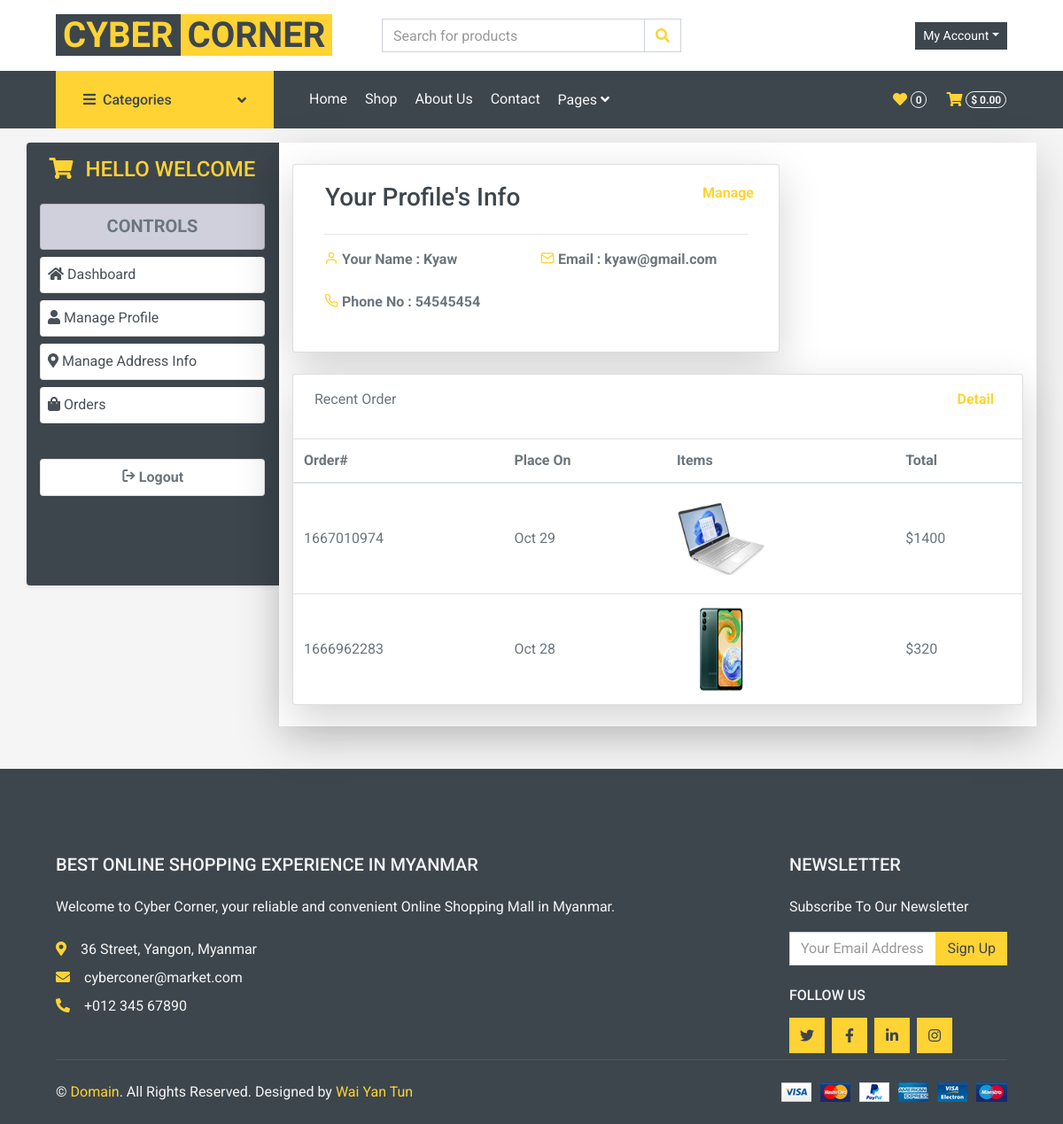
The app's page /dashboard.php (signed in) with its own data.
### tables this page shows
CREATE TABLE `payment` (
  `id` int NOT NULL AUTO_INCREMENT,
  `customer_id` int NOT NULL,
  `customer_name` tinytext NOT NULL,
  `customer_email` tinytext NOT NULL,
  `payment_date` timestamp NOT NULL DEFAULT CURRENT_TIMESTAMP,
  `txnid` tinytext NOT NULL,
  `paid_amount` int NOT NULL,
  `payment_method` tinytext NOT NULL,
  `payment_status` tinytext NOT NULL,
  `shipping_status` tinytext NOT NULL,
  `payment_id` tinytext NOT NULL,
  PRIMARY KEY (`id`)
);

### admin/inc/config.php (called while the page is built, shortened)
<?php
$url = "http://{$_SERVER['HTTP_HOST']}/F-Tech-kuro";

### admin/inc/function.php (called while the page is built, shortened)
<?php
function showTime($time,$format = 'd-m-y'){
	return date($format,strtotime($time));
}

### dashboard.php (the view, shortened to what this page needs)
<?php require "template/header.php"; ?>
<div class="container mt-3  rounded-lg">
    <div class="row">
                   <?php include "customer_profile_sidebar.php";?>
        <div class="col-xl-9 bg-white shadow-lg col-10">
            <div class="post col-xl-8 shadow-lg card rounded mt-4 mb-4">
                <div class="card-body font-weight-bold">
                    <div class="card-title row justify-content-between">
                        <div class="h3 ml-3">Your Profile's Info</div>
                        <a href="<?php echo $url; ?>/customer_profile.php" class="mr-2">Manage</a>
                    </div>
                    <hr>
                <div class="form-row">
                        <div class="form-group col-md-6">
                            <label for=""><i class="feather-user text-primary"></i> Your Name :</label>
                            <?php echo $_SESSION['customer']['customer_name']; ?>
                        </div>
                        <div class="form-group col-md-6">
                            <label for=""><i class="feather-mail text-primary"></i> Email :</label>
                            <?php echo $_SESSION['customer']['customer_email']; ?>
                        </div>
                </div>
                    <div class="form-row">
                        <div class="form-group col-md-6">
                            <label for=""><i class="feather-phone text-primary"></i> Phone No :</label>
                            <?php echo $_SESSION['customer']['customer_phone']; ?>
                        </div>
                    </div>
                </div>
            </div>
            <div class="card shadow-lg overflow-hidden rounded mb-4">
                <div class="table-responsive">
                    <div class="p-3 row justify-content-between ml-2 mr-2">
                        <p class="mb-0">Recent Order</p>
                        <a href="<?php echo $url; ?>/customer_order.php" class="mr-2 font-weight-bold">Detail</a>
                    </div>
                    <table class="table table-hover mt-3 mb-0 cont">
                        <thead>
                            <tr>
                                <th class="text-nowrap">Order#</th>
                                <th class="text-nowrap">Place On</th>
                                <th class="text-nowrap">Items</th>
                                <th class="text-nowrap">Total</th>
                            </tr>
                        </thead>
                        <tbody>
                            <?php
                                $statement = $conn->prepare("SELECT * FROM payment WHERE customer_email=? && shipping_status=? ORDER BY id DESC LIMIT 2");
                                $statement->execute(array($_SESSION['customer']['customer_email'],"Completed"));
                                $result = $statement->fetchAll(PDO::FETCH_ASSOC);
                                foreach ($result as $us) {
                            ?>
                                <tr>
                                    <td class="text-nowrap text-capitalize">
                                    <?php echo $us['payment_id'] ;?></td>
                                    <td class="text-nowrap"><?php echo showTime($us['payment_date'],'M j'); ?></td>
                                    <td class="text-nowrap">
                                        <?php
                                            $statement1 = $conn->prepare("SELECT products.photo,products.product_name,orders.quantity FROM orders JOIN products ON orders.product_id = products.product_id WHERE payment_id = ?");
                                            $statement1->execute(array($us['payment_id']));
                                            $result1 = $statement1->fetchAll(PDO::FETCH_ASSOC);
                                            foreach ($result1 as $us1) {
                                                $img = $us1['photo'];
                                            }
                                        ?>
                                        <img src="./assets/uploads/<?php echo $img; ?>" style="width:100px;height:100px;border-radius:5px;" alt="">
                                    </td>
                                    <td class="text-nowrap"><?php echo '$'.$us['paid_amount']; ?></td>
                                </tr>
                            <?php } ?>
                        </tbody>
                    </table>
                </div>
            </div>
        </div>
    </div>
</div>
<?php require "template/footer.php"; ?>

### assets/css/style1.css (style rules this page uses)
.post { transition: 0.5s; }
.cont > th,td { vertical-align: middle !important; }

### records on screen
payment: payment "1667010974", payment_date "Oct 29", shows a picture, paid_amount "1400"
payment: payment "1666962283", payment_date "Oct 28", shows a picture, paid_amount "320"

### other values on screen
$_SESSION['customer']['customer_name'] "Kyaw"
$_SESSION['customer']['customer_email'] "kyaw@gmail.com"
$_SESSION['customer']['customer_phone'] "54545454"
